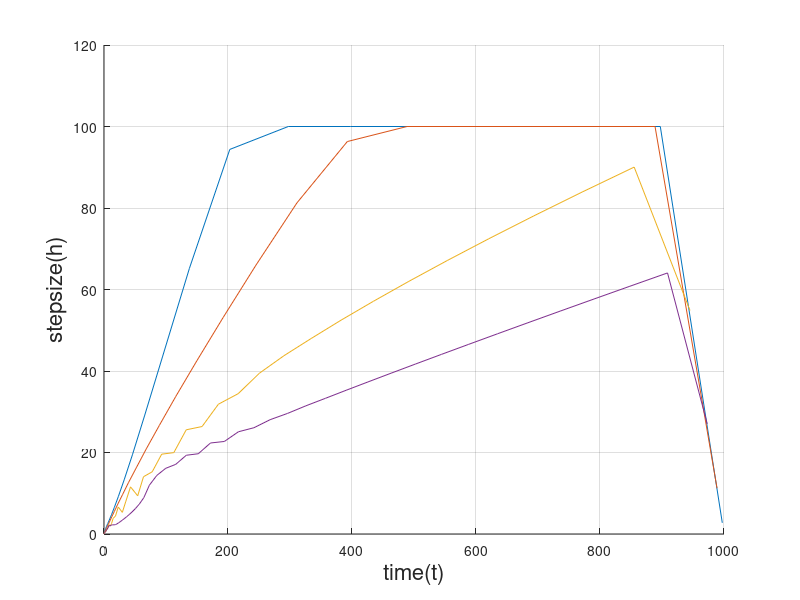
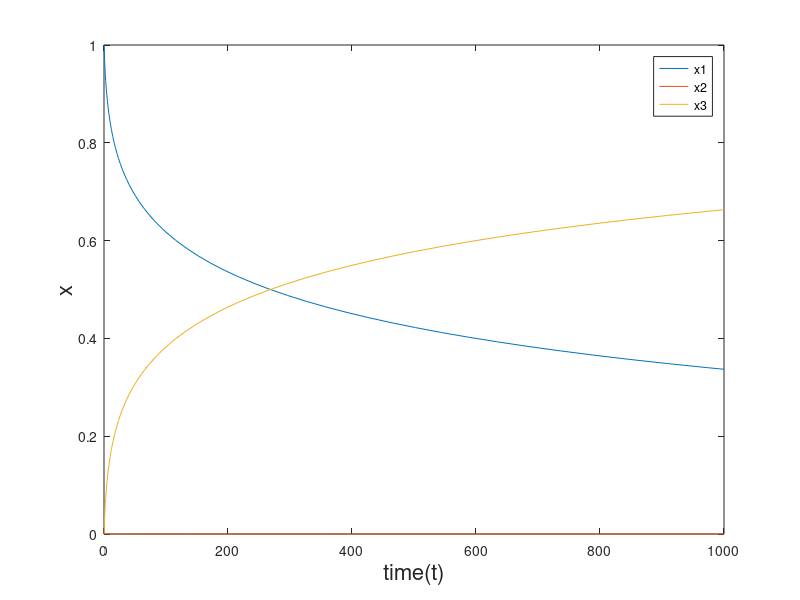

Recreate these plots in MATLAB, in order.
clear all, close all, clc

tspan=[0 1000]; %time span
x=[1 0 0]; %Initial values of the variables x1, x2 and x3

%Initial values of the constants
k1=0.04;
k2=1e4;
k3=3e7;

R=[1e-3 1e-4 1e-5 1e-6]; %Values of the relative tolerances
figure 
hold on 
for i=1:length(R)
    options=odeset('RelTol',R(i), 'Stats', 'on'); %options for ode23s
    [t,x] = ode23s(@(t,x) [-k1*x(1)+k2*x(2)*x(3); k1*x(1)-k2*x(2)*x(3)- ...
        k3*x(2)^2; k3*x(2)^2], tspan, [1 0 0], options);                                   %solving for x1, ...x2 and x3 using ode23s
    
    disp('ode23s stats:') %display ode23 status on screen with successful steps taken
    
    
    %figure(i)
    plot(t(1:end-1), diff(t))
    %     title(['Stepsize (h) as a function of time (t) for RelTol=' num2str(R(i))], 'Fontsize',24)
    xlabel('time(t)', 'Fontsize',16)
    ylabel('stepsize(h)', 'Fontsize',16)
    grid on
    grid minor
    %     tic, ode23s(@(t,x) [-k1*x(1)+k2*x(2)*x(3); k1*x(1)-k2*x(2)*x(3)-k3*x(2)^2; k3*x(2)^2], tspan, [1 0 0], options),toc
end

figure(i+2)
plot(t,x(:,1),t,x(:,2),t,x(:,3));                               %plot for x1, x2 and x3 as a function of time
xlabel('time(t)', 'Fontsize',16)
ylabel('x', 'Fontsize',16)
legend('x1','x2','x3')

